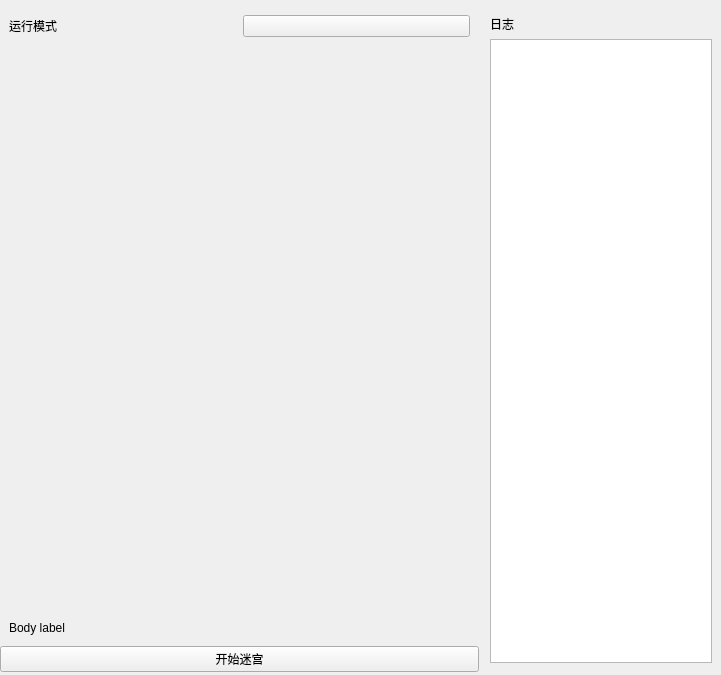
<?xml version="1.0" encoding="UTF-8"?>
<ui version="4.0">
 <class>additional_features</class>
 <widget class="QFrame" name="additional_features">
  <property name="geometry">
   <rect>
    <x>0</x>
    <y>0</y>
    <width>721</width>
    <height>675</height>
   </rect>
  </property>
  <property name="windowTitle">
   <string>Frame</string>
  </property>
  <layout class="QGridLayout" name="gridLayout" rowstretch="0,0">
   <property name="leftMargin">
    <number>0</number>
   </property>
   <property name="topMargin">
    <number>0</number>
   </property>
   <property name="rightMargin">
    <number>0</number>
   </property>
   <property name="bottomMargin">
    <number>3</number>
   </property>
   <item row="1" column="0">
    <widget class="QStackedWidget" name="stackedWidget">
     <property name="currentIndex">
         <number>5</number>
     </property>
     <widget class="QWidget" name="page_fishing">
      <layout class="QGridLayout" name="gridLayout_2" rowstretch="0,0,0" columnstretch="2,1">
       <property name="leftMargin">
        <number>0</number>
       </property>
       <property name="topMargin">
        <number>0</number>
       </property>
       <property name="rightMargin">
        <number>0</number>
       </property>
       <property name="bottomMargin">
        <number>0</number>
       </property>
       <property name="spacing">
        <number>2</number>
       </property>
       <item row="0" column="1" rowspan="3">
        <widget class="SimpleCardWidget" name="SimpleCardWidget">
         <layout class="QGridLayout" name="gridLayout_7">
          <item row="0" column="0">
           <widget class="TitleLabel" name="TitleLabel">
            <property name="text">
             <string>日志</string>
            </property>
           </widget>
          </item>
          <item row="1" column="0">
           <widget class="QTextBrowser" name="textBrowser_log_fishing">
            <property name="styleSheet">
             <string notr="true"/>
            </property>
            <property name="verticalScrollBarPolicy">
             <enum>Qt::ScrollBarAlwaysOff</enum>
            </property>
           </widget>
          </item>
         </layout>
        </widget>
       </item>
       <item row="0" column="0">
        <widget class="SimpleCardWidget" name="SimpleCardWidget_fish">
         <layout class="QGridLayout" name="gridLayout_5" columnstretch="1,1,1">
          <item row="2" column="0" colspan="3">
           <widget class="CheckBox" name="CheckBox_is_save_fish">
            <property name="text">
             <string>是否保存新纪录截图</string>
            </property>
           </widget>
          </item>
          <item row="10" column="0">
           <widget class="BodyLabel" name="BodyLabel_7">
            <property name="text">
             <string>颜色查找下限</string>
            </property>
           </widget>
          </item>
          <item row="11" column="1">
           <widget class="PrimaryPushButton" name="PrimaryPushButton_get_color">
            <property name="text">
             <string>校准颜色</string>
            </property>
           </widget>
          </item>
          <item row="4" column="0">
           <widget class="BodyLabel" name="BodyLabel">
            <property name="text">
             <string>钓鱼次数：</string>
            </property>
           </widget>
          </item>
          <item row="10" column="1">
           <widget class="LineEdit" name="LineEdit_fish_lower"/>
          </item>
          <item row="3" column="0" colspan="3">
           <widget class="CheckBox" name="CheckBox_is_limit_time">
            <property name="text">
             <string>是否限制单次收杆时间间隔上限</string>
            </property>
           </widget>
          </item>
          <item row="12" column="1">
           <spacer name="verticalSpacer">
            <property name="orientation">
             <enum>Qt::Vertical</enum>
            </property>
            <property name="sizeHint" stdset="0">
             <size>
              <width>20</width>
              <height>40</height>
             </size>
            </property>
           </spacer>
          </item>
          <item row="1" column="0">
           <widget class="BodyLabel" name="BodyLabel_21">
            <property name="text">
             <string>自定义钓鱼键</string>
            </property>
           </widget>
          </item>
          <item row="6" column="1">
           <spacer name="verticalSpacer_2">
            <property name="orientation">
             <enum>Qt::Vertical</enum>
            </property>
            <property name="sizeHint" stdset="0">
             <size>
              <width>20</width>
              <height>40</height>
             </size>
            </property>
           </spacer>
          </item>
          <item row="7" column="0" colspan="3">
           <widget class="StrongBodyLabel" name="StrongBodyLabel">
            <property name="text">
             <string>校准完美收杆区域HSV（当收杆出错，日志说黄色块大于2时用）</string>
            </property>
           </widget>
          </item>
          <item row="8" column="1">
           <widget class="LineEdit" name="LineEdit_fish_base">
            <property name="enabled">
             <bool>false</bool>
            </property>
           </widget>
          </item>
          <item row="9" column="1">
           <widget class="LineEdit" name="LineEdit_fish_upper"/>
          </item>
          <item row="13" column="0" colspan="3">
           <widget class="BodyLabel" name="BodyLabel_tip_fish">
            <property name="text">
             <string/>
            </property>
            <property name="textFormat">
             <enum>Qt::MarkdownText</enum>
            </property>
            <property name="wordWrap">
             <bool>true</bool>
            </property>
           </widget>
          </item>
          <item row="1" column="1" colspan="2">
           <widget class="LineEdit" name="LineEdit_fish_key">
            <property name="placeholderText">
             <string>钓鱼键与尘白闪避键绑定</string>
            </property>
           </widget>
          </item>
          <item row="9" column="0">
           <widget class="BodyLabel" name="BodyLabel_6">
            <property name="text">
             <string>颜色查找上限</string>
            </property>
           </widget>
          </item>
          <item row="8" column="2" rowspan="4">
           <widget class="PixmapLabel" name="PixmapLabel">
            <property name="sizePolicy">
             <sizepolicy hsizetype="Preferred" vsizetype="Preferred">
              <horstretch>0</horstretch>
              <verstretch>0</verstretch>
             </sizepolicy>
            </property>
            <property name="styleSheet">
             <string notr="true"/>
            </property>
            <property name="scaledContents">
             <bool>true</bool>
            </property>
            <property name="alignment">
             <set>Qt::AlignCenter</set>
            </property>
           </widget>
          </item>
          <item row="8" column="0">
           <widget class="BodyLabel" name="BodyLabel_5">
            <property name="text">
             <string>基准HSV值</string>
            </property>
           </widget>
          </item>
          <item row="0" column="0">
           <widget class="BodyLabel" name="BodyLabel_2">
            <property name="text">
             <string>钓鱼模式</string>
            </property>
           </widget>
          </item>
          <item row="11" column="0">
           <widget class="PushButton" name="PushButton_reset">
            <property name="text">
             <string>重置</string>
            </property>
           </widget>
          </item>
          <item row="0" column="1" colspan="2">
           <widget class="ComboBox" name="ComboBox_fishing_mode"/>
          </item>
          <item row="4" column="1" colspan="2">
           <widget class="SpinBox" name="SpinBox_fish_times">
            <property name="minimum">
             <number>1</number>
            </property>
            <property name="maximum">
             <number>99999</number>
            </property>
           </widget>
          </item>
          <item row="5" column="1" colspan="2">
           <widget class="ComboBox" name="ComboBox_lure_type">
            <property name="default">
             <bool>false</bool>
            </property>
            <property name="items_" stdset="0">
             <string notr="true"/>
            </property>
           </widget>
          </item>
          <item row="5" column="0">
           <widget class="BodyLabel" name="BodyLabel_23">
            <property name="text">
             <string>鱼饵类型：</string>
            </property>
           </widget>
          </item>
         </layout>
        </widget>
       </item>
       <item row="1" column="0">
        <widget class="PushButton" name="PushButton_start_fishing">
         <property name="text">
          <string>开始钓鱼</string>
         </property>
        </widget>
       </item>
      </layout>
     </widget>
     <widget class="QWidget" name="page_action">
      <layout class="QGridLayout" name="gridLayout_3" rowstretch="0,0,0" columnstretch="2,1">
       <property name="leftMargin">
        <number>0</number>
       </property>
       <property name="topMargin">
        <number>0</number>
       </property>
       <property name="rightMargin">
        <number>0</number>
       </property>
       <property name="bottomMargin">
        <number>0</number>
       </property>
       <property name="spacing">
        <number>2</number>
       </property>
       <item row="2" column="0">
        <widget class="PushButton" name="PushButton_start_action">
         <property name="text">
          <string>开始行动</string>
         </property>
        </widget>
       </item>
       <item row="1" column="0">
        <widget class="SimpleCardWidget" name="SimpleCardWidget_action">
         <layout class="QGridLayout" name="gridLayout_6">
          <item row="2" column="0" colspan="2">
           <widget class="BodyLabel" name="BodyLabel_tip_action">
            <property name="text">
             <string/>
            </property>
            <property name="textFormat">
             <enum>Qt::MarkdownText</enum>
            </property>
           </widget>
          </item>
          <item row="3" column="0">
           <spacer name="verticalSpacer_3">
            <property name="orientation">
             <enum>Qt::Vertical</enum>
            </property>
            <property name="sizeHint" stdset="0">
             <size>
              <width>20</width>
              <height>40</height>
             </size>
            </property>
           </spacer>
          </item>
          <item row="0" column="0">
           <widget class="BodyLabel" name="BodyLabel_4">
            <property name="text">
             <string>刷取次数</string>
            </property>
           </widget>
          </item>
          <item row="0" column="1">
           <widget class="SpinBox" name="SpinBox_action_times">
            <property name="value">
             <number>20</number>
            </property>
           </widget>
          </item>
          <item row="1" column="0">
           <widget class="BodyLabel" name="BodyLabel_22">
            <property name="text">
             <string>疾跑方式</string>
            </property>
           </widget>
          </item>
          <item row="1" column="1">
           <widget class="ComboBox" name="ComboBox_run"/>
          </item>
         </layout>
        </widget>
       </item>
       <item row="1" column="1" rowspan="2">
        <widget class="SimpleCardWidget" name="SimpleCardWidget_2">
         <layout class="QGridLayout" name="gridLayout_8">
          <item row="0" column="0">
           <widget class="TitleLabel" name="TitleLabel_2">
            <property name="text">
             <string>日志</string>
            </property>
           </widget>
          </item>
          <item row="1" column="0">
           <widget class="QTextBrowser" name="textBrowser_log_action">
            <property name="styleSheet">
             <string notr="true"/>
            </property>
            <property name="verticalScrollBarPolicy">
             <enum>Qt::ScrollBarAlwaysOff</enum>
            </property>
           </widget>
          </item>
         </layout>
        </widget>
       </item>
      </layout>
     </widget>
     <widget class="QWidget" name="page_jigsaw">
      <layout class="QGridLayout" name="gridLayout_4" columnstretch="2,1">
       <property name="leftMargin">
        <number>0</number>
       </property>
       <property name="topMargin">
        <number>0</number>
       </property>
       <property name="rightMargin">
        <number>0</number>
       </property>
       <property name="bottomMargin">
        <number>0</number>
       </property>
       <property name="spacing">
        <number>2</number>
       </property>
       <item row="0" column="0">
        <widget class="SimpleCardWidget" name="SimpleCardWidget_jigsaw">
         <layout class="QGridLayout" name="gridLayout_10" columnstretch="4,1,1">
          <item row="13" column="2">
           <widget class="LineEdit" name="LineEdit_jigsaw_piece_11"/>
          </item>
          <item row="0" column="1" colspan="2">
           <widget class="SpinBox" name="SpinBox_max_solutions">
            <property name="minimum">
             <number>1</number>
            </property>
            <property name="maximum">
             <number>200</number>
            </property>
            <property name="value">
             <number>10</number>
            </property>
           </widget>
          </item>
          <item row="14" column="0" colspan="3">
           <widget class="BodyLabel" name="BodyLabel_tip_jigsaw">
            <property name="text">
             <string>Body label</string>
            </property>
            <property name="textFormat">
             <enum>Qt::MarkdownText</enum>
            </property>
            <property name="wordWrap">
             <bool>true</bool>
            </property>
           </widget>
          </item>
          <item row="3" column="0" rowspan="11">
           <widget class="PixmapLabel" name="PixmapLabel_best_solution">
            <property name="minimumSize">
             <size>
              <width>250</width>
              <height>200</height>
             </size>
            </property>
           </widget>
          </item>
          <item row="0" column="0">
           <widget class="BodyLabel" name="BodyLabel_3">
            <property name="text">
             <string>寻找最大方案数：</string>
            </property>
           </widget>
          </item>
          <item row="12" column="1">
           <widget class="BodyLabel" name="BodyLabel_19">
            <property name="text">
             <string>10号碎片</string>
            </property>
           </widget>
          </item>
          <item row="11" column="1">
           <widget class="BodyLabel" name="BodyLabel_18">
            <property name="text">
             <string>9号碎片</string>
            </property>
           </widget>
          </item>
          <item row="11" column="2">
           <widget class="LineEdit" name="LineEdit_jigsaw_piece_9"/>
          </item>
          <item row="10" column="1">
           <widget class="BodyLabel" name="BodyLabel_17">
            <property name="text">
             <string>8号碎片</string>
            </property>
           </widget>
          </item>
          <item row="3" column="1">
           <widget class="BodyLabel" name="BodyLabel_10">
            <property name="text">
             <string>1号碎片</string>
            </property>
           </widget>
          </item>
          <item row="6" column="2">
           <widget class="LineEdit" name="LineEdit_jigsaw_piece_4"/>
          </item>
          <item row="5" column="2">
           <widget class="LineEdit" name="LineEdit_jigsaw_piece_3"/>
          </item>
          <item row="13" column="1">
           <widget class="BodyLabel" name="BodyLabel_20">
            <property name="text">
             <string>11号碎片</string>
            </property>
           </widget>
          </item>
          <item row="15" column="0">
           <spacer name="verticalSpacer_5">
            <property name="orientation">
             <enum>Qt::Vertical</enum>
            </property>
            <property name="sizeHint" stdset="0">
             <size>
              <width>20</width>
              <height>40</height>
             </size>
            </property>
           </spacer>
          </item>
          <item row="3" column="2">
           <widget class="LineEdit" name="LineEdit_jigsaw_piece_1"/>
          </item>
          <item row="2" column="0">
           <widget class="BodyLabel" name="BodyLabel_8">
            <property name="text">
             <string>当前寻找到的最优方案：</string>
            </property>
           </widget>
          </item>
          <item row="4" column="1">
           <widget class="BodyLabel" name="BodyLabel_11">
            <property name="text">
             <string>2号碎片</string>
            </property>
           </widget>
          </item>
          <item row="7" column="2">
           <widget class="LineEdit" name="LineEdit_jigsaw_piece_5"/>
          </item>
          <item row="4" column="2">
           <widget class="LineEdit" name="LineEdit_jigsaw_piece_2"/>
          </item>
          <item row="5" column="1">
           <widget class="BodyLabel" name="BodyLabel_12">
            <property name="text">
             <string>3号碎片</string>
            </property>
           </widget>
          </item>
          <item row="8" column="2">
           <widget class="LineEdit" name="LineEdit_jigsaw_piece_6"/>
          </item>
          <item row="9" column="2">
           <widget class="LineEdit" name="LineEdit_jigsaw_piece_7"/>
          </item>
          <item row="6" column="1">
           <widget class="BodyLabel" name="BodyLabel_13">
            <property name="text">
             <string>4号碎片</string>
            </property>
           </widget>
          </item>
          <item row="9" column="1">
           <widget class="BodyLabel" name="BodyLabel_16">
            <property name="text">
             <string>7号碎片</string>
            </property>
           </widget>
          </item>
          <item row="7" column="1">
           <widget class="BodyLabel" name="BodyLabel_14">
            <property name="text">
             <string>5号碎片</string>
            </property>
           </widget>
          </item>
          <item row="8" column="1">
           <widget class="BodyLabel" name="BodyLabel_15">
            <property name="text">
             <string>6号碎片</string>
            </property>
           </widget>
          </item>
          <item row="10" column="2">
           <widget class="LineEdit" name="LineEdit_jigsaw_piece_8"/>
          </item>
          <item row="12" column="2">
           <widget class="LineEdit" name="LineEdit_jigsaw_piece_10"/>
          </item>
          <item row="2" column="1" colspan="2">
           <widget class="BodyLabel" name="BodyLabel_9">
            <property name="text">
             <string>当前用户碎片数量：</string>
            </property>
           </widget>
          </item>
          <item row="1" column="0" colspan="3">
           <widget class="CheckBox" name="CheckBox_auto_update_pieces_num">
            <property name="text">
             <string>是否自动获取当前碎片数量</string>
            </property>
           </widget>
          </item>
         </layout>
        </widget>
       </item>
       <item row="1" column="0">
        <widget class="PushButton" name="PushButton_start_jigsaw">
         <property name="text">
          <string>开始拼图</string>
         </property>
        </widget>
       </item>
       <item row="0" column="1" rowspan="2">
        <widget class="SimpleCardWidget" name="SimpleCardWidget_3">
         <layout class="QGridLayout" name="gridLayout_9">
          <item row="0" column="0">
           <widget class="TitleLabel" name="TitleLabel_log_jigsaw">
            <property name="text">
             <string>日志</string>
            </property>
           </widget>
          </item>
          <item row="1" column="0">
           <widget class="QTextBrowser" name="textBrowser_log_jigsaw">
            <property name="verticalScrollBarPolicy">
             <enum>Qt::ScrollBarAlwaysOff</enum>
            </property>
           </widget>
          </item>
         </layout>
        </widget>
       </item>
      </layout>
     </widget>
        <widget class="QWidget" name="page_water_bomb">
            <layout class="QGridLayout" name="gridLayout_13" columnstretch="2,1">
                <property name="leftMargin">
                    <number>0</number>
                </property>
                <property name="topMargin">
                    <number>0</number>
                </property>
                <property name="rightMargin">
                    <number>0</number>
                </property>
                <property name="bottomMargin">
                    <number>0</number>
                </property>
                <property name="spacing">
                    <number>2</number>
                </property>
                <item row="0" column="0">
                    <widget class="SimpleCardWidget" name="SimpleCardWidget_water_bomb">
                        <layout class="QGridLayout" name="gridLayout_12">
                            <item row="0" column="1">
                                <widget class="SpinBox" name="SpinBox_water_win_times">
                                    <property name="value">
                                        <number>5</number>
                                    </property>
                                </widget>
                            </item>
                            <item row="1" column="0" colspan="2">
                                <widget class="BodyLabel" name="BodyLabel_tip_action_2">
                                    <property name="text">
                                        <string/>
                                    </property>
                                    <property name="textFormat">
                                        <enum>Qt::MarkdownText</enum>
                                    </property>
                                </widget>
                            </item>
                            <item row="0" column="2">
                                <widget class="BodyLabel" name="BodyLabel_26">
                                    <property name="text">
                                        <string>次后停止</string>
                                    </property>
                                </widget>
                            </item>
                            <item row="0" column="0">
                                <widget class="BodyLabel" name="BodyLabel_24">
                                    <property name="text">
                                        <string>连胜</string>
                                    </property>
                                </widget>
                            </item>
                            <item row="2" column="0">
                                <spacer name="verticalSpacer_4">
                                    <property name="orientation">
                                        <enum>Qt::Vertical</enum>
                                    </property>
                                    <property name="sizeHint" stdset="0">
                                        <size>
                                            <width>20</width>
                                            <height>40</height>
                                        </size>
                                    </property>
                                </spacer>
                            </item>
                            <item row="3" column="0" colspan="3">
                                <widget class="BodyLabel" name="BodyLabel_tip_water">
                                    <property name="text">
                                        <string>Body label</string>
                                    </property>
                                    <property name="textFormat">
                                        <enum>Qt::MarkdownText</enum>
                                    </property>
                                </widget>
                            </item>
                        </layout>
                    </widget>
                </item>
                <item row="1" column="0">
                    <widget class="PushButton" name="PushButton_start_water_bomb">
                        <property name="text">
                            <string>开始心动水弹</string>
                        </property>
                    </widget>
                </item>
                <item row="0" column="1" rowspan="2">
                    <widget class="SimpleCardWidget" name="SimpleCardWidget_4">
                        <layout class="QGridLayout" name="gridLayout_11">
                            <item row="0" column="0">
                                <widget class="TitleLabel" name="TitleLabel_3">
                                    <property name="text">
                                        <string>日志</string>
                                    </property>
                                </widget>
                            </item>
                            <item row="1" column="0">
                                <widget class="QTextBrowser" name="textBrowser_log_water_bomb">
                                    <property name="styleSheet">
                                        <string notr="true"/>
                                    </property>
                                    <property name="verticalScrollBarPolicy">
                                        <enum>Qt::ScrollBarAlwaysOff</enum>
                                    </property>
                                </widget>
                            </item>
                        </layout>
                    </widget>
                </item>
            </layout>
        </widget>
        <widget class="QWidget" name="page_alien_guardian">
            <layout class="QGridLayout" name="gridLayout_16" columnstretch="2,1">
                <property name="leftMargin">
                    <number>0</number>
                </property>
                <property name="topMargin">
                    <number>0</number>
                </property>
                <property name="rightMargin">
                    <number>0</number>
                </property>
                <property name="bottomMargin">
                    <number>0</number>
                </property>
                <property name="spacing">
                    <number>2</number>
                </property>
                <item row="0" column="0">
                    <widget class="SimpleCardWidget" name="SimpleCardWidget_alien_guardian">
                        <layout class="QGridLayout" name="gridLayout_15">
                            <item row="1" column="0" colspan="2">
                                <widget class="BodyLabel" name="BodyLabel_tip_action_3">
                                    <property name="text">
                                        <string/>
                                    </property>
                                    <property name="textFormat">
                                        <enum>Qt::MarkdownText</enum>
                                    </property>
                                </widget>
                            </item>
                            <item row="0" column="0">
                                <widget class="BodyLabel" name="BodyLabel_25">
                                    <property name="text">
                                        <string>运行模式</string>
                                    </property>
                                </widget>
                            </item>
                            <item row="2" column="0">
                                <spacer name="verticalSpacer_6">
                                    <property name="orientation">
                                        <enum>Qt::Vertical</enum>
                                    </property>
                                    <property name="sizeHint" stdset="0">
                                        <size>
                                            <width>20</width>
                                            <height>40</height>
                                        </size>
                                    </property>
                                </spacer>
                            </item>
                            <item row="0" column="1">
                                <widget class="ComboBox" name="ComboBox_mode"/>
                            </item>
                            <item row="3" column="0" colspan="2">
                                <widget class="BodyLabel" name="BodyLabel_tip_alien">
                                    <property name="text">
                                        <string>Body label</string>
                                    </property>
                                    <property name="textFormat">
                                        <enum>Qt::MarkdownText</enum>
                                    </property>
                                </widget>
                            </item>
                        </layout>
                    </widget>
                </item>
                <item row="0" column="1" rowspan="2">
                    <widget class="SimpleCardWidget" name="SimpleCardWidget_5">
                        <layout class="QGridLayout" name="gridLayout_14">
                            <item row="0" column="0">
                                <widget class="TitleLabel" name="TitleLabel_4">
                                    <property name="text">
                                        <string>日志</string>
                                    </property>
                                </widget>
                            </item>
                            <item row="1" column="0">
                                <widget class="QTextBrowser" name="textBrowser_log_alien_guardian">
                                    <property name="styleSheet">
                                        <string notr="true"/>
                                    </property>
                                    <property name="verticalScrollBarPolicy">
                                        <enum>Qt::ScrollBarAlwaysOff</enum>
                                    </property>
                                </widget>
                            </item>
                        </layout>
                    </widget>
                </item>
                <item row="1" column="0">
                    <widget class="PushButton" name="PushButton_start_alien_guardian">
                        <property name="text">
                            <string>开始异星守护</string>
                        </property>
                    </widget>
                </item>
            </layout>
        </widget>
        <widget class="QWidget" name="page_maze">
            <layout class="QGridLayout" name="gridLayout_19" columnstretch="2,1">
                <property name="leftMargin">
                    <number>0</number>
                </property>
                <property name="topMargin">
                    <number>0</number>
                </property>
                <property name="rightMargin">
                    <number>0</number>
                </property>
                <property name="bottomMargin">
                    <number>0</number>
                </property>
                <property name="spacing">
                    <number>2</number>
                </property>
                <item row="0" column="0">
                    <widget class="SimpleCardWidget" name="SimpleCardWidget_maze">
                        <layout class="QGridLayout" name="gridLayout_18">
                            <item row="1" column="0" colspan="2">
                                <widget class="BodyLabel" name="BodyLabel_tip_action_4">
                                    <property name="text">
                                        <string/>
                                    </property>
                                    <property name="textFormat">
                                        <enum>Qt::MarkdownText</enum>
                                    </property>
                                </widget>
                            </item>
                            <item row="0" column="0">
                                <widget class="BodyLabel" name="BodyLabel_27">
                                    <property name="text">
                                        <string>运行模式</string>
                                    </property>
                                </widget>
                            </item>
                            <item row="2" column="0">
                                <spacer name="verticalSpacer_7">
                                    <property name="orientation">
                                        <enum>Qt::Vertical</enum>
                                    </property>
                                    <property name="sizeHint" stdset="0">
                                        <size>
                                            <width>20</width>
                                            <height>40</height>
                                        </size>
                                    </property>
                                </spacer>
                            </item>
                            <item row="0" column="1">
                                <widget class="ComboBox" name="ComboBox_mode_2"/>
                            </item>
                            <item row="3" column="0" colspan="2">
                                <widget class="BodyLabel" name="BodyLabel_tip_maze">
                                    <property name="text">
                                        <string>Body label</string>
                                    </property>
                                    <property name="textFormat">
                                        <enum>Qt::MarkdownText</enum>
                                    </property>
                                </widget>
                            </item>
                        </layout>
                    </widget>
                </item>
                <item row="0" column="1" rowspan="2">
                    <widget class="SimpleCardWidget" name="SimpleCardWidget_6">
                        <layout class="QGridLayout" name="gridLayout_17">
                            <item row="0" column="0">
                                <widget class="TitleLabel" name="TitleLabel_5">
                                    <property name="text">
                                        <string>日志</string>
                                    </property>
                                </widget>
                            </item>
                            <item row="1" column="0">
                                <widget class="QTextBrowser" name="textBrowser_log_maze">
                                    <property name="styleSheet">
                                        <string notr="true"/>
                                    </property>
                                    <property name="verticalScrollBarPolicy">
                                        <enum>Qt::ScrollBarAlwaysOff</enum>
                                    </property>
                                </widget>
                            </item>
                        </layout>
                    </widget>
                </item>
                <item row="1" column="0">
                    <widget class="PushButton" name="PushButton_start_maze">
                        <property name="text">
                            <string>开始迷宫</string>
                        </property>
                    </widget>
                </item>
            </layout>
        </widget>
    </widget>
   </item>
      <item row="0" column="0">
          <widget class="SegmentedWidget" name="SegmentedWidget"/>
   </item>
  </layout>
 </widget>
 <customwidgets>
  <customwidget>
   <class>CheckBox</class>
   <extends>QCheckBox</extends>
   <header>qfluentwidgets</header>
  </customwidget>
  <customwidget>
   <class>ComboBox</class>
   <extends>QPushButton</extends>
   <header>qfluentwidgets</header>
  </customwidget>
  <customwidget>
   <class>PushButton</class>
   <extends>QPushButton</extends>
   <header>qfluentwidgets</header>
  </customwidget>
  <customwidget>
   <class>PrimaryPushButton</class>
   <extends>PushButton</extends>
   <header>qfluentwidgets</header>
  </customwidget>
  <customwidget>
   <class>PixmapLabel</class>
   <extends>QLabel</extends>
   <header>qfluentwidgets</header>
  </customwidget>
  <customwidget>
   <class>CardWidget</class>
   <extends>QFrame</extends>
   <header>qfluentwidgets</header>
   <container>1</container>
  </customwidget>
  <customwidget>
   <class>SimpleCardWidget</class>
   <extends>CardWidget</extends>
   <header>qfluentwidgets</header>
   <container>1</container>
  </customwidget>
  <customwidget>
   <class>BodyLabel</class>
   <extends>QLabel</extends>
   <header>qfluentwidgets</header>
  </customwidget>
  <customwidget>
   <class>StrongBodyLabel</class>
   <extends>QLabel</extends>
   <header>qfluentwidgets</header>
  </customwidget>
  <customwidget>
   <class>TitleLabel</class>
   <extends>QLabel</extends>
   <header>qfluentwidgets</header>
  </customwidget>
  <customwidget>
   <class>Pivot</class>
   <extends>QWidget</extends>
   <header>qfluentwidgets</header>
  </customwidget>
  <customwidget>
   <class>SegmentedWidget</class>
   <extends>Pivot</extends>
   <header>qfluentwidgets</header>
  </customwidget>
  <customwidget>
   <class>LineEdit</class>
   <extends>QLineEdit</extends>
   <header>qfluentwidgets</header>
  </customwidget>
  <customwidget>
   <class>SpinBox</class>
   <extends>QSpinBox</extends>
   <header>qfluentwidgets</header>
  </customwidget>
 </customwidgets>
 <resources/>
 <connections/>
</ui>
